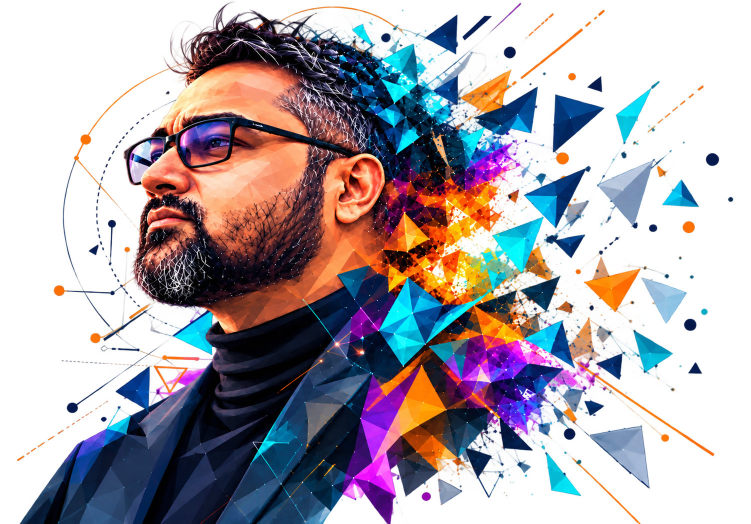
#> input picture _diag/hero-portrait-dark.source.jpg, 1502 x 1047 px, found by its file name (shown at 1/2 size)
$ python measure_portrait.py
#> lines starting #> are read from the running program, lines starting #| are printed output that depends on the picture; after the words box and inside, x2 and y2 are one past the last pixel; in counts of white or black regions, pixels touching at a corner belong together; pictures that were not available may be replaced by others from this repository, and a replacement may not be noted
"""Measure the baked duotone against its source + simulate the knockout filter."""

from PIL import Image
import colorsys

import numpy as np


def hsl_stats(rgb: np.ndarray) -> tuple[float, float, float]:
    r, g, b = rgb[:, 0] / 255.0, rgb[:, 1] / 255.0, rgb[:, 2] / 255.0
    mx, mn = np.maximum(np.maximum(r, g), b), np.minimum(np.minimum(r, g), b)
    l = (mx + mn) / 2.0
    d = mx - mn
    s = np.where(d == 0, 0.0, d / (1.0 - np.abs(2.0 * l - 1.0) + 1e-12))
    h = np.zeros_like(l)
    m = d > 1e-12
    idx = m & (mx == r)
    h[idx] = ((g[idx] - b[idx]) / d[idx]) % 6.0
    idx = m & (mx == g) & ~(mx == r)
    h[idx] = (b[idx] - r[idx]) / d[idx] + 2.0
    idx = m & (mx == b) & ~(mx == r) & ~(mx == g)
    h[idx] = (r[idx] - g[idx]) / d[idx] + 4.0
    return float(np.median(h) * 60.0), float(np.median(s)), float(np.median(l))


def main() -> None:
    src = np.asarray(Image.open("_diag/hero-portrait-dark.source.jpg").convert("RGB"), dtype=np.float64)
    out = np.asarray(Image.open("public/images/hero-portrait-dark.jpg").convert("RGB"), dtype=np.float64)
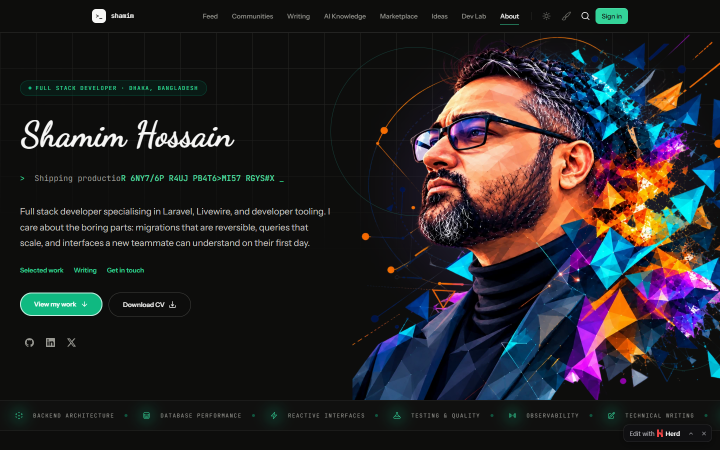
#> input picture decode-mid.png, 1440 x 900 px, given in place of hero-portrait-dark.jpg, which was not available (shown at 1/2 size)

    # Self-calibrating skin ROI: warm pixels (r>g>b, r>110) in the right half.
    r, g, b = src[:, :, 0], src[:, :, 1], src[:, :, 2]
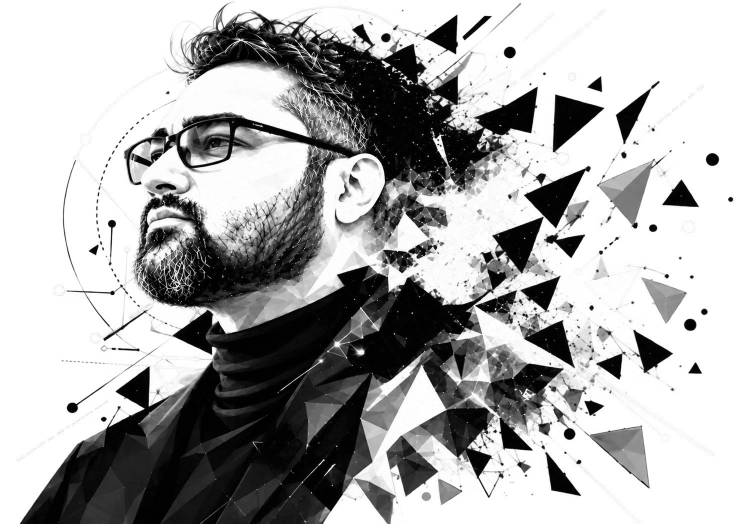
#> r: shape (1047, 1502) float64 (shown at 1/2 size); min 0, max 255, mean 173.7
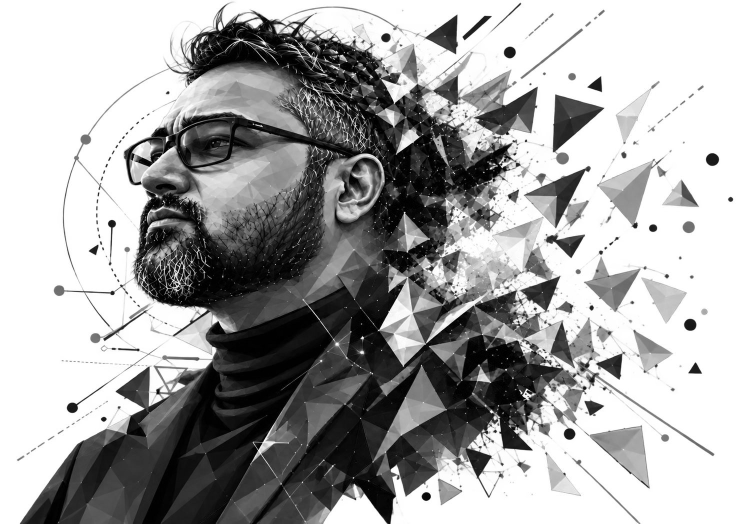
#> g: shape (1047, 1502) float64 (shown at 1/2 size); min 0, max 255, mean 166.6
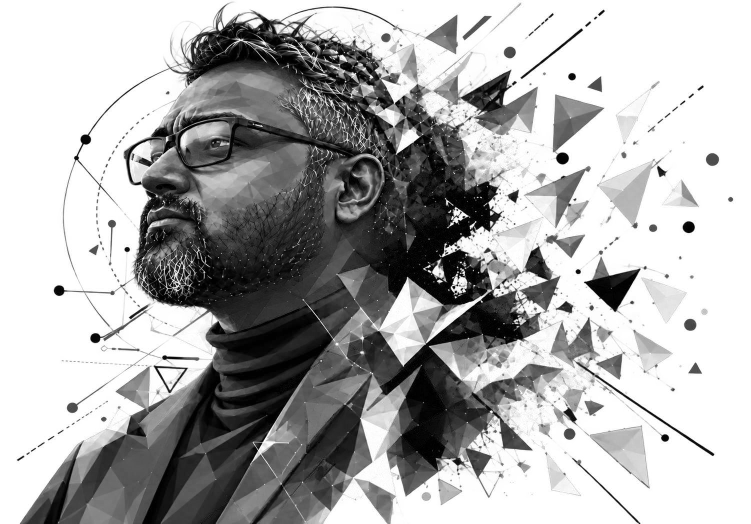
#> b: shape (1047, 1502) float64 (shown at 1/2 size); min 0, max 255, mean 173.4
    mask = (r > g) & (g > b) & (r > 110)
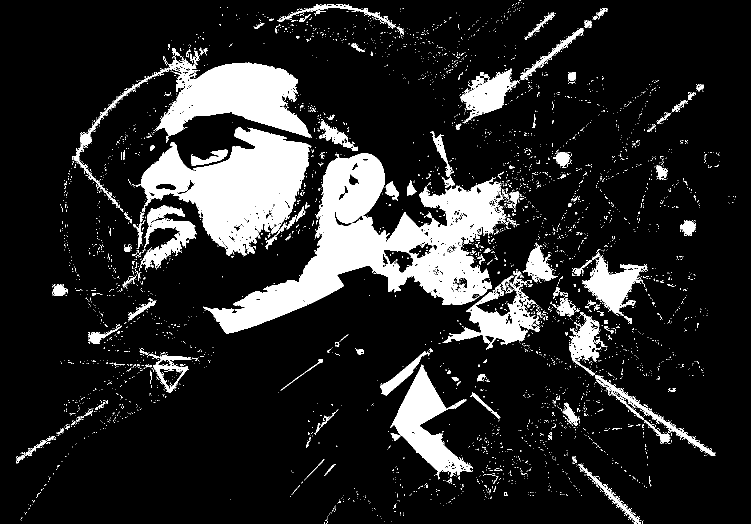
#> mask: shape (1047, 1502) bool (shown at 1/2 size); 14.7% white; 4338 white regions (4140 under 20 px), largest, box (x1, y1, x2, y2) and area: (406, 307, 1012, 668) 71283, (272, 254, 623, 513) 43940, (144, 112, 624, 424) 28921
    mask[:, : src.shape[1] // 2] = False
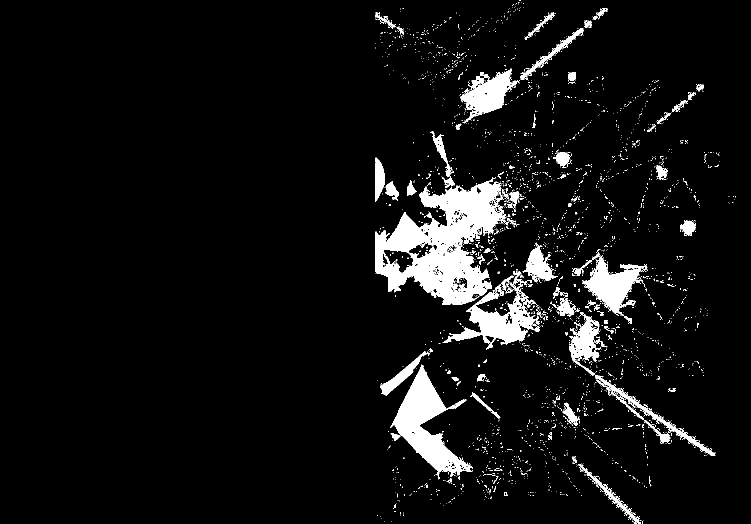
#> mask: shape (1047, 1502) bool (shown at 1/2 size); 6.3% white; 2875 white regions (2762 under 20 px), largest, box (x1, y1, x2, y2) and area: (751, 354, 1012, 610) 32097, (781, 729, 946, 954) 12920, (885, 564, 1080, 699) 8190
    ys, xs = np.nonzero(mask)
    y0, y1 = int(np.percentile(ys, 10)), int(np.percentile(ys, 90))
#> y0 = 236; y1 = 858
    x0, x1 = int(np.percentile(xs, 10)), int(np.percentile(xs, 90))
#> x0 = 811; x1 = 1229
    roi = np.s_[y0:y1, x0:x1]
    print(f"skin ROI y[{y0}:{y1}] x[{x0}:{x1}] ({mask.sum()} px)")
#| skin ROI y[236:858] x[811:1229] (98538 px)

    for name, arr in (("source", src), ("baked ", out)):
        rr = arr[roi].reshape(-1, 3)
        luma = rr @ np.array([0.2126, 0.7152, 0.0722]) / 255.0
        h, s, l = hsl_stats(rr)
        print(f"{name}: face median rgb=({rr[:,0].mean():.0f},{rr[:,1].mean():.0f},{rr[:,2].mean():.0f}) "
              f"luma={luma.mean():.3f} H={h:.0f}deg S={s*100:.0f}% L={l*100:.0f}%")
#> this loop made 2 passes
#> (name, h, s, l) on passes 1 to 2: ('source', 183.1, 0.864, 0.508), ('baked ', 216, 0.59, 0.191)
#| source: face median rgb=(154,143,151) luma=0.572 H=183deg S=86% L=51%
#| baked : face median rgb=(73,54,67) luma=0.233 H=216deg S=59% L=19%

    luma_all = out @ np.array([0.2126, 0.7152, 0.0722]) / 255.0
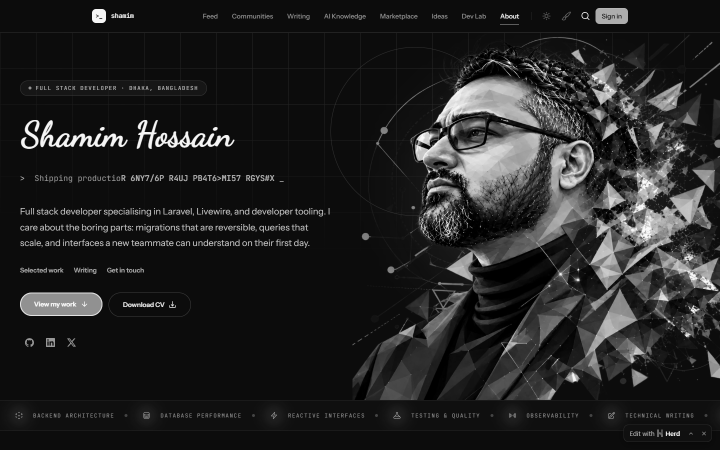
#> luma_all: shape (900, 1440) float64 (shown at 1/2 size); min 0, max 1, mean 0.141
    p = np.percentile(luma_all, [5, 50, 90, 99])
#> p = [0.0507, 0.0507, 0.439, 0.862]
    print(f"baked luma p5/p50/p90/p99 = {p[0]:.2f}/{p[1]:.2f}/{p[2]:.2f}/{p[3]:.2f}")
#| baked luma p5/p50/p90/p99 = 0.05/0.05/0.44/0.86

    # Knockout filter simulation: alpha = 1 - min(1, luma*1.02).
    bright = luma_all[luma_all > 0.8]
#> bright = 18671 values, max 1 at index 163, min 0.8 at index 2137, mean 0.902
    alpha_field = 1.0 - np.minimum(1.0, bright * 1.02)
#> alpha_field = 18671 values, max 0.184 at index 2137, min 0 at index 163, mean 0.0803
    print(f"studio field: luma>0.8 px={bright.size}, median knockout alpha={np.median(alpha_field):.3f}")
#| studio field: luma>0.8 px=18671, median knockout alpha=0.081


if __name__ == "__main__":
    main()
